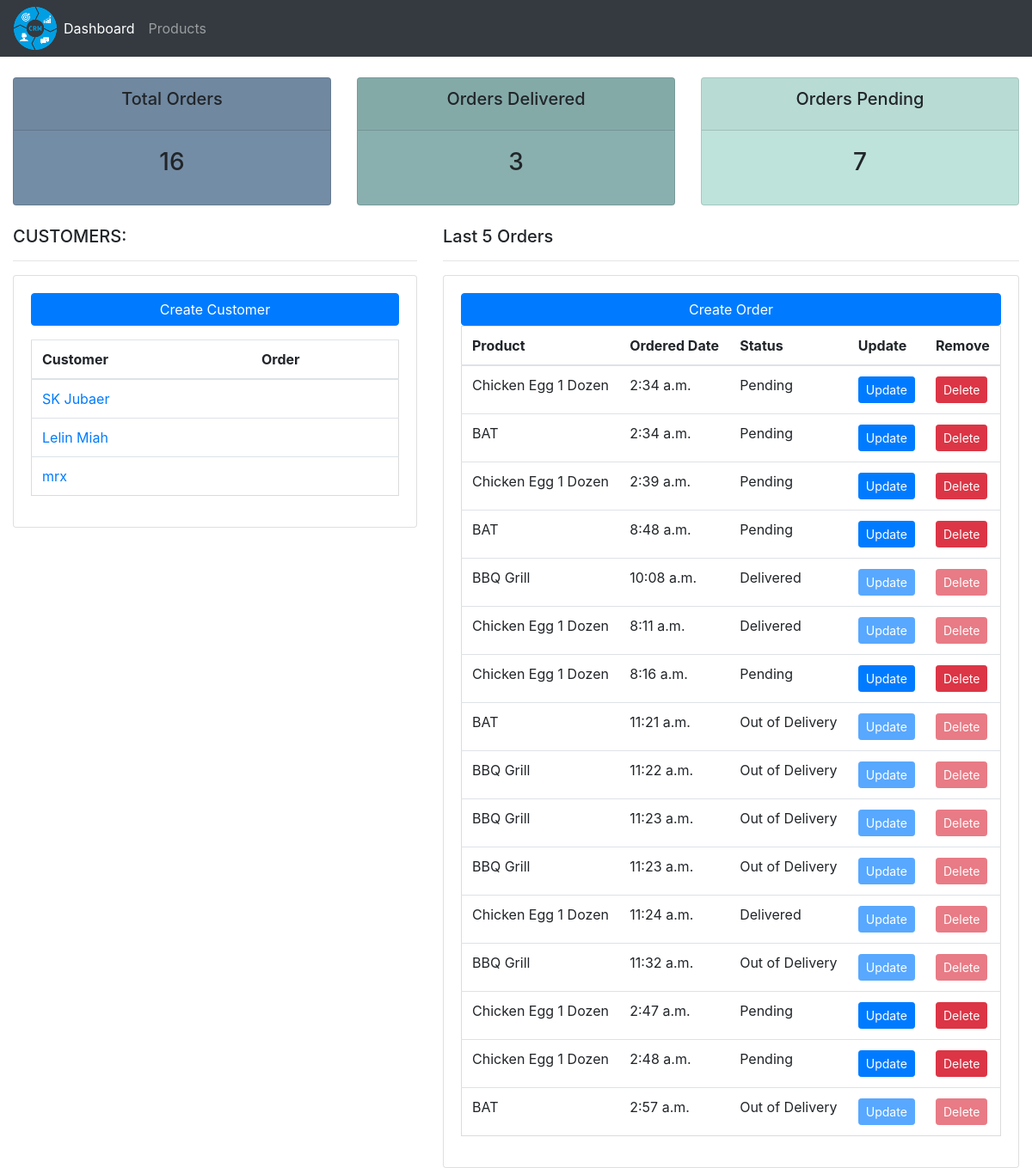
/dashboard/, run on the app's committed database.
### accounts/models.py (models this page shows, shortened)
class Customer(models.Model):
    name = models.CharField(max_length=60)
    phone = models.CharField(max_length=50)
    email = models.CharField(max_length=60)
    date_created = models.TimeField(auto_now_add=True)

class Order(models.Model):
    STATUS = (
        ('Pending', 'Pending'),
        ('Out of Delivery', 'Out of Delivery'),
        ('Delivered', 'Delivered'),
    )
    customer = models.ForeignKey(Customer,null=True, on_delete=models.SET_NULL)
    product = models.ForeignKey(Product,null=True, on_delete=models.SET_NULL)
    date_created = models.TimeField(auto_now_add=True)
    status = models.CharField(max_length=200, choices=STATUS)

class Product(models.Model):
    CATEGORY=(
        ('Indoor', 'Indoor'),
        ('Outdoor', 'Outdoor'),
    )
    name = models.CharField(max_length=60)
    price = models.FloatField()
    category = models.CharField(max_length=50, choices=CATEGORY)
    description = models.CharField(max_length=200, blank=True)
    date_created = models.TimeField(auto_now_add=True)
    tags = models.ManyToManyField(Tag)
    def __str__(self):
        return self.name

### accounts/views.py (the view)
# urls.py: path('', views.home, name='dashboard'),
def home(request):
    orders = models.Order.objects.all()
    total_order = (len(orders))
    pending = 0
    delivered = 0
    for item in orders:
        if item.status =='Pending':
            pending +=1
        if item.status =='Delivered':
            delivered +=1
    customers = models.Customer.objects.all()
    context = { 'orders':orders,
                'total_order': total_order,
                'pending': pending,
                'delivered': delivered,
                'customers': customers
               }
    return render(request, 'accounts/dashboard.html', context=context)

### accounts/templates/accounts/dashboard.html (shortened to what this page needs)
{% extends 'accounts/base.html' %}
{% block content %}
{% include 'accounts/status.html' %}
<br>
<div class="container-fluid">
    <div class="row">
      <div class="col-md-5">
        <h5>CUSTOMERS:</h5>
        <hr>
        <div class="card">
            <div class="card-body">
                <form action="">
                    <a href="#" class="btn btn-primary btn-block">Create Customer</a>
                </form>
                <table class="table">
                    <thead>
                        <tr>
                            <th  scope="col"> Customer </th>
                            <th  scope="col"> Order </th>
                        </tr>
                    </thead>
                    <tbody>
                        {% for customer in customers%}
                        <tr>
                            <td><a href="{% url 'customers' customer.id %}">{{customer.name}}</a></td>
                            <td>{{order.name}}</td>
                        </tr>
                        {% endfor %}
                    </tbody>
                </table>
            </div>
       </div>
      </div>
      <div class="col-md-7">
        <h5>Last 5 Orders</h5>
        <hr>
        <div class="card">
            <div class="card-body">
                    <a href="{% url 'create_order' %}" class="btn btn-primary btn-block">Create Order</a>
                <table class="table">
                    <thead>
                        <tr>
                            <th  scope="col"> Product </th>
                            <th  scope="col"> Ordered Date </th>
                            <th  scope="col"> Status </th>
                            <th  scope="col"> Update </th>
                            <th  scope="col"> Remove </th>
                        </tr>
                    </thead>
                    <tbody>
                        {% for order in orders%}
                        <tr>
                            <td>{{order.product}}</td>
                            <td>{{order.date_created}}</td>
                            <td>{{order.status}}</td>
                            {% if order.status == 'Pending' %}
                            <td>
                                    <a class="btn btn-sm btn-primary" href="{% url 'update' order.id %}"> Update </a>
                            </td>
                            <td>
                                    <a class="btn btn-sm btn-danger" href="">Delete</button>
                            </td>
                            {% elif order.status == 'Delivered' or order.status == 'Out of Delivery' %}
                            <td><button type="button" class="btn btn-sm btn-primary" disabled>Update</button></td>
                            <td><button type="button" class="btn btn-sm btn-danger" disabled>Delete</button></td>
                            {% endif %}
                        </tr>
                        {% endfor %}
                    </tbody>
                </table>
            </div>
       </div>
      </div>
    </div>
</div>
{% endblock %}

### accounts/templates/accounts/base.html (shortened to what this page needs)
{% load static %}
<html lang="en">
<head>
    <link rel="stylesheet" href="https://cdn.jsdelivr.net/npm/bootstrap@4.0.0/dist/css/bootstrap.min.css">
    <link rel="stylesheet" href="{% static '/css/status.css' %}">
</head>
<body>
    {% include 'accounts/navbar.html' %}
    <br>
    {% block content%}
    {% endblock %}
</body>
</html>

### accounts/templates/accounts/navbar.html (shortened to what this page needs)
{% load static%}
<nav class="navbar navbar-expand-lg navbar-dark bg-dark ">
    <a href=""><img src="{% static '/images/crmLogo.png' %}" alt="Logo"></a>
    <div class="collapse navbar-collapse" id="navbarSupportedContent">
      <ul class="navbar-nav mr-auto">
        <li class="nav-item active">
          <a class="nav-link" href="{%url 'dashboard' %}">Dashboard </a>
        </li>
        <li class="nav-item">
          <a class="nav-link" href="{% url 'products' %}">Products</a>
        </li>
      </ul>
    </div>
  </nav>

### accounts/templates/accounts/status.html
<div class="container-fluid">
    <div class="row">
      <div class="col-md">
        <div class="card" id="total-orders" >
            <div class="card-header text-center" >
                <h5 class="card-title">Total Orders</h5>
            </div>
            <div class="card-body">
                <h3 class="card-title text-center">{{total_order}}</h3>
            </div>
        </div>
      </div>
      <div class="col-md">
        <div class="card" id="total-delivered" >
            <div class="card-header text-center" >
                <h5 class="card-title">Orders Delivered</h5>
            </div>
            <div class="card-body">
                <h3 class="card-title text-center ">{{delivered}}</h3>
            </div>
        </div>
      </div>
      <div class="col-md">
        <div class="card" id="total-pendings">
            <div class="card-header text-center" >
                <h5 class="card-title">Orders Pending</h5>
            </div>
            <div class="card-body">
                <h3 class="card-title text-center">{{pending}}</h3>
            </div>
        </div>
      </div>
    </div>
  </div>

### accounts/static/css/status.css (style rules this page uses)
#total-orders { background-color: #748DA6; }
#total-delivered { background-color: #89b0ae; }
#total-pendings { background-color: #bee3db; }

### accounts/templates/accounts/dashboard.html (style rules this page uses)
table { border: 1px solid rgb(219, 219, 219); }

### data on the page
Customer: name "SK Jubaer"
Customer: name "Lelin Miah"
Customer: name "mrx"
Order: product "Chicken Egg 1 Dozen", date_created "2:34 a.m.", status "Pending", shows "Update"
Order: product "BAT", date_created "2:34 a.m.", status "Pending", shows "Update"
Order: product "Chicken Egg 1 Dozen", date_created "2:39 a.m.", status "Pending", shows "Update"
Order: product "BAT", date_created "8:48 a.m.", status "Pending", shows "Update"
Order: product "BBQ Grill", date_created "10:08 a.m.", status "Delivered", shows "Update"
Order: product "Chicken Egg 1 Dozen", date_created "8:11 a.m.", status "Delivered", shows "Update"
Order: product "Chicken Egg 1 Dozen", date_created "8:16 a.m.", status "Pending", shows "Update"
Order: product "BAT", date_created "11:21 a.m.", status "Out of Delivery", shows "Update"
Order: product "BBQ Grill", date_created "11:22 a.m.", status "Out of Delivery", shows "Update"
Order: product "BBQ Grill", date_created "11:23 a.m.", status "Out of Delivery", shows "Update"
Order: product "BBQ Grill", date_created "11:23 a.m.", status "Out of Delivery", shows "Update"
Order: product "Chicken Egg 1 Dozen", date_created "11:24 a.m.", status "Delivered", shows "Update"
Order: product "BBQ Grill", date_created "11:32 a.m.", status "Out of Delivery", shows "Update"
Order: product "Chicken Egg 1 Dozen", date_created "2:47 a.m.", status "Pending", shows "Update"
Order: product "Chicken Egg 1 Dozen", date_created "2:48 a.m.", status "Pending", shows "Update"
Order: product "BAT", date_created "2:57 a.m.", status "Out of Delivery", shows "Update"

### other printed values
{{ total_order }} "16"
{{ delivered }} "3"
{{ pending }} "7"
